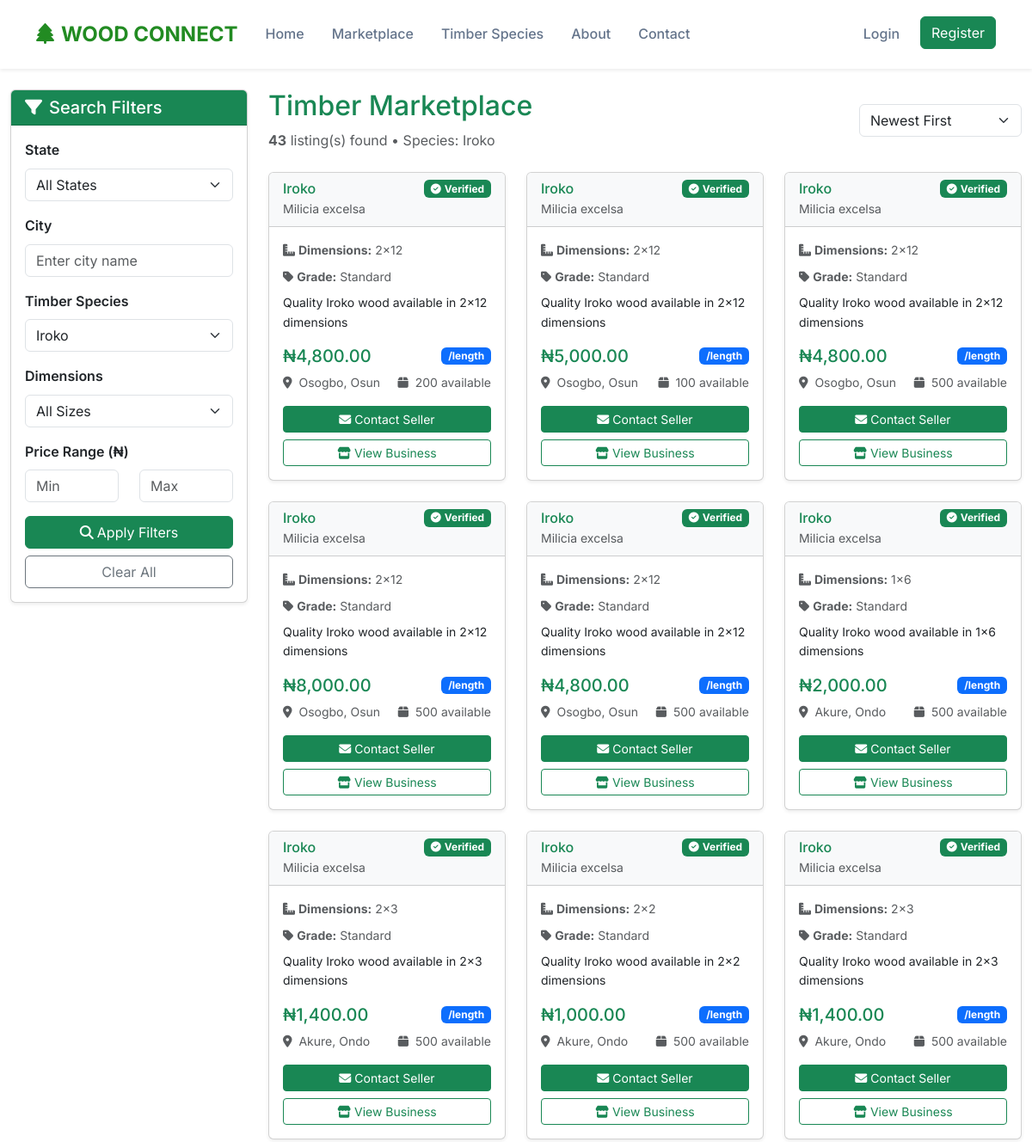
The page /marketplace/search.php?species=Iroko (upper part) on the database as committed earlier.
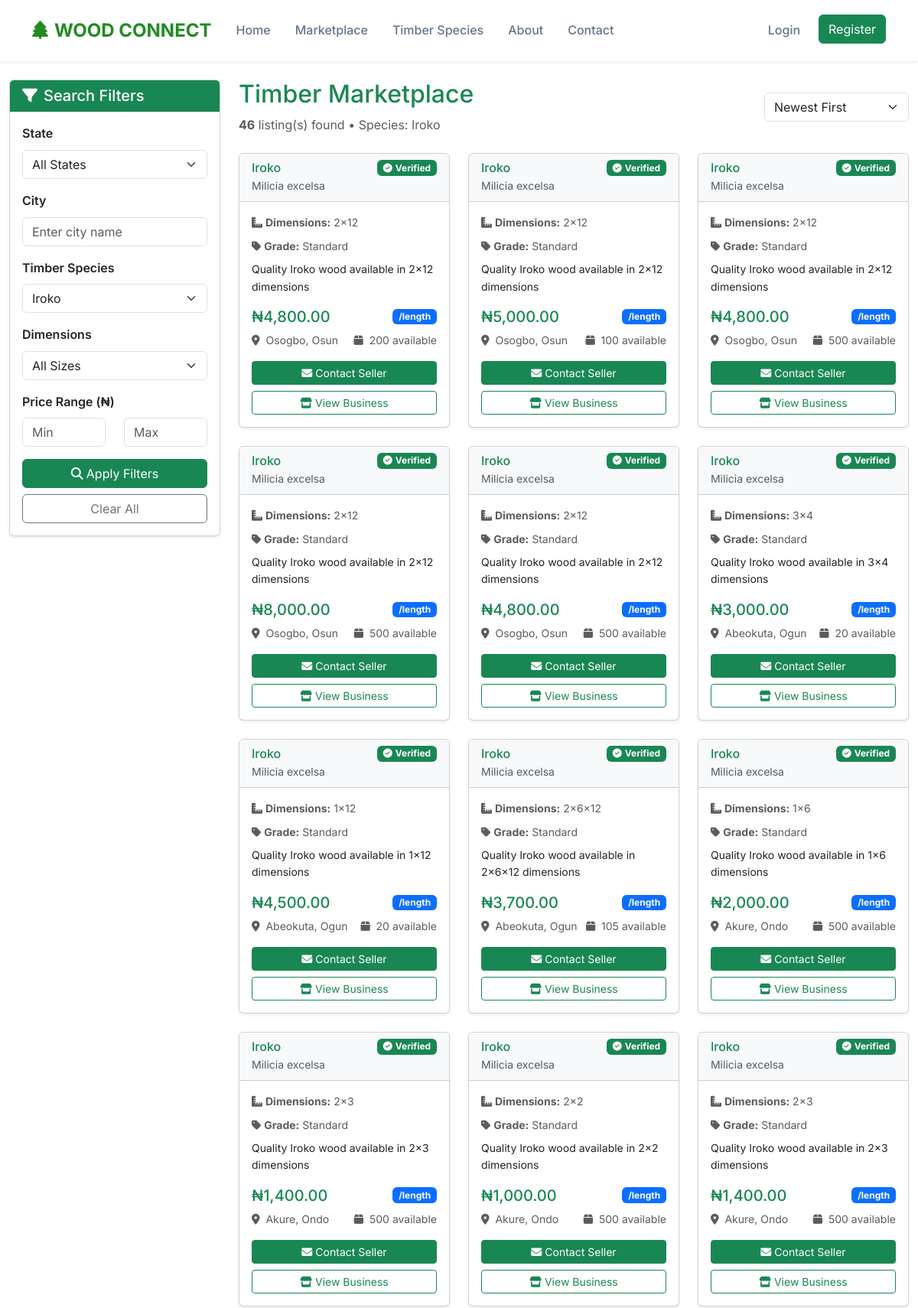
The same page on the database as committed later.
### tables this page shows
CREATE TABLE `inventory` (
  `id` int(11) NOT NULL,
  `marketer_id` int(11) NOT NULL,
  `species_id` int(11) NOT NULL,
  `dimensions` varchar(50) NOT NULL,
  `price_per_unit` decimal(10,2) NOT NULL,
  `quantity_available` int(11) NOT NULL DEFAULT 0,
  `unit_type` enum('length','piece','bundle') DEFAULT 'length',
  `quality_grade` enum('premium','standard','economy') DEFAULT 'standard',
  `description` text DEFAULT NULL,
  `image_path` varchar(500) DEFAULT NULL,
  `is_available` tinyint(1) DEFAULT 1,
  `created_at` timestamp NOT NULL DEFAULT current_timestamp(),
  `updated_at` timestamp NOT NULL DEFAULT current_timestamp() ON UPDATE current_timestamp()
);

CREATE TABLE `species` (
  `id` int(11) NOT NULL,
  `scientific_name` varchar(255) NOT NULL,
  `common_names` longtext NOT NULL CHECK (json_valid(`common_names`)),
  `family` varchar(100) DEFAULT NULL,
  `density_range` varchar(100) DEFAULT NULL,
  `durability` varchar(50) DEFAULT NULL,
  `timber_value_rank` int(11) DEFAULT 1,
  `common_uses` longtext DEFAULT NULL CHECK (json_valid(`common_uses`)),
  `description` text DEFAULT NULL,
  `image_path` varchar(500) DEFAULT NULL,
  `created_at` timestamp NOT NULL DEFAULT current_timestamp(),
  `updated_at` timestamp NOT NULL DEFAULT current_timestamp() ON UPDATE current_timestamp()
);

CREATE TABLE `marketers` (
  `id` int(11) NOT NULL,
  `business_name` varchar(255) NOT NULL,
  `owner_name` varchar(255) NOT NULL,
  `address` text NOT NULL,
  `city` varchar(100) NOT NULL,
  `state` enum('Ondo','Ekiti','Osun','Oyo','Ogun','Lagos') NOT NULL,
  `local_government` varchar(100) NOT NULL,
  `phone` varchar(20) NOT NULL,
  `email` varchar(255) DEFAULT NULL,
  `password_hash` varchar(255) DEFAULT NULL,
  `business_description` text DEFAULT NULL,
  `verification_status` enum('pending','verified','rejected') DEFAULT 'verified',
  `verification_notes` text DEFAULT NULL,
  `profile_image` varchar(500) DEFAULT NULL,
  `registration_date` timestamp NOT NULL DEFAULT current_timestamp(),
  `last_login` timestamp NULL DEFAULT NULL,
  `is_active` tinyint(1) DEFAULT 1,
  `reset_token` varchar(100) DEFAULT NULL,
  `reset_expires` timestamp NULL DEFAULT NULL
);

### includes/functions.php (called while the page is built, shortened)
<?php
function formatNaira($amount)
{
    return '₦' . number_format($amount, 2);
}
function url($path = '')
{
    return BASE_URL . '/' . ltrim($path, '/');
}

### marketplace/search.php (the view, shortened to what the rows shown need)
<?php
require_once '../includes/config.php';
$species = $_GET['species'] ?? '';
$query = "SELECT i.*, s.scientific_name, s.common_names,
                 m.business_name, m.city, m.state, m.verification_status,
                 m.profile_image as marketer_image
          FROM inventory i
          JOIN species s ON i.species_id = s.id
          JOIN marketers m ON i.marketer_id = m.id
          WHERE i.is_available = TRUE AND m.verification_status = 'verified' AND m.is_active = TRUE";
$params = [];
if (!empty($species)) {
  $query .= " AND (s.scientific_name = ? OR JSON_CONTAINS(s.common_names, ?))";
  $params[] = $species;
  $params[] = json_encode($species);
}
$query .= " ORDER BY i.updated_at DESC";
$stmt = $pdo->prepare($query);
$stmt->execute($params);
$inventory_items = $stmt->fetchAll(PDO::FETCH_ASSOC);
include '../includes/header.php';
?>
<div class="container-fluid py-4">
  <div class="row">
    <div class="col-lg-9">
      <div class="d-flex justify-content-between align-items-center mb-4">
        <div>
          <h2 class="text-success">Timber Marketplace</h2>
        </div>
      </div>
      <?php if (empty($inventory_items)): ?>
        <div class="text-center py-5">
          <i class="fas fa-search fa-3x text-muted mb-3"></i>
          <h4>No listings found</h4>
          <p class="text-muted">Try adjusting your search filters or browse all available timber.</p>
          <a href="<?php echo url('marketplace/search.php'); ?>" class="btn btn-success">Clear Filters</a>
        </div>
      <?php else: ?>
        <div class="row g-4" id="inventoryResults">
          <?php foreach ($inventory_items as $item):
            $common_names = json_decode($item['common_names'], true);
            $primary_name = $common_names[0] ?? $item['scientific_name'];
          ?>
            <div class="col-xl-4 col-lg-6">
              <div class="card h-100 inventory-card shadow-sm">
                <div class="card-header bg-light">
                  <div class="d-flex justify-content-between align-items-center">
                    <h6 class="mb-0 text-success"><?php echo $primary_name; ?></h6>
                    <?php if ($item['verification_status'] === 'verified'): ?>
                      <span class="badge bg-success">
                        <i class="fas fa-check-circle me-1"></i>Verified
                      </span>
                    <?php endif; ?>
                  </div>
                  <small class="text-muted"><?php echo $item['scientific_name']; ?></small>
                </div>
                <div class="card-body d-flex flex-column">
                  <div class="mb-3">
                    <p class="card-text text-muted small mb-2">
                      <i class="fas fa-ruler-combined me-1"></i><strong>Dimensions:</strong> <?php echo $item['dimensions']; ?>
                    </p>
                    <p class="card-text text-muted small mb-2">
                      <i class="fas fa-tag me-1"></i><strong>Grade:</strong> <?php echo ucfirst($item['quality_grade']); ?>
                    </p>
                    <?php if ($item['description']): ?>
                      <p class="card-text small"><?php echo $item['description']; ?></p>
                    <?php endif; ?>
                  </div>
                  <div class="mt-auto">
                    <div class="d-flex justify-content-between align-items-center mb-2">
                      <span class="h5 text-success mb-0"><?php echo formatNaira($item['price_per_unit']); ?></span>
                      <span class="badge bg-primary">/length</span>
                    </div>
                    <div class="d-flex justify-content-between align-items-center text-muted small mb-3">
                      <span>
                        <i class="fas fa-map-marker-alt me-1"></i>
                        <?php echo $item['city'] . ', ' . $item['state']; ?>
                      </span>
                      <span>
                        <i class="fas fa-box me-1"></i>
                        <?php echo $item['quantity_available']; ?> available
                      </span>
                    </div>
                    <div class="d-grid gap-2">
                      <a href="<?php echo url('marketplace/inquiry.php'); ?>?inventory_id=<?php echo $item['id']; ?>"
                        class="btn btn-success btn-sm">
                        <i class="fas fa-envelope me-1"></i>Contact Seller
                      </a>
                      <a href="<?php echo url('marketplace/profile.php'); ?>?marketer_id=<?php echo $item['marketer_id']; ?>"
                        class="btn btn-outline-success btn-sm">
                        <i class="fas fa-store me-1"></i>View Business
                      </a>
                    </div>
                  </div>
                </div>
              </div>
            </div>
          <?php endforeach; ?>
        </div>
      <?php endif; ?>
    </div>
  </div>
</div>
</body>
</html>

Rows that differ between the two databases and show on the page:
added inventory: species.common_names "Iroko", species.scientific_name "Milicia excelsa", dimensions "3x4", quality_grade "Standard", description "Quality Iroko wood available in 3x4 dimensions", price_per_unit "₦3,000.00", marketer.city "Abeokuta", marketer.state "Ogun", quantity_available "20"
added inventory: species.common_names "Iroko", species.scientific_name "Milicia excelsa", dimensions "1x12", quality_grade "Standard", description "Quality Iroko wood available in 1x12 dimensions", price_per_unit "₦4,500.00", marketer.city "Abeokuta", marketer.state "Ogun", quantity_available "20"
added inventory: species.common_names "Iroko", species.scientific_name "Milicia excelsa", dimensions "2x6x12", quality_grade "Standard", description "Quality Iroko wood available in 2x6x12 dimensions", price_per_unit "₦3,700.00", marketer.city "Abeokuta", marketer.state "Ogun", quantity_available "105"
Other text that changed with them:
count($inventory_items): "43" → "46"
